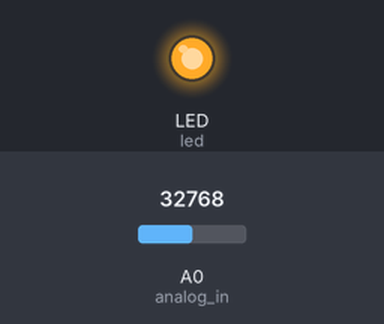
Bench run of a program on a simulated CircuitPython board. Parts: output pins drawn as LEDs (lit = HIGH). The test bench sets the inputs (shaded band); at power-on: A0 (analog_in) = 32768 (analog values on the 0–65535 scale).

Above: at 1.2 s.
1.3 s: A0 (analog_in) set to 7864
At 1.9 s:
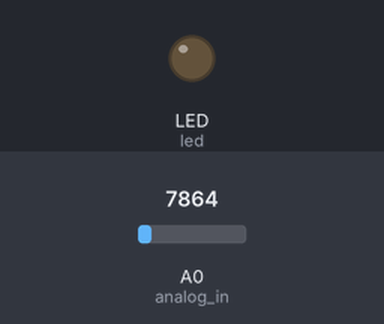
4.8 s: A0 (analog_in) set to 0
Timing chart, 0 to 5.2 s (numbered marks = the images above; inputs shaded):
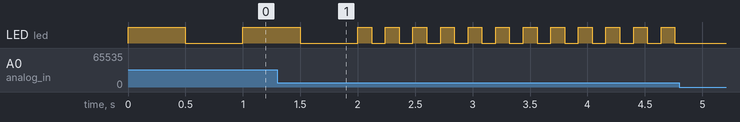

Measured:
- by itself, LED (led): repeats every 0.24 s: HIGH 0.12 s, LOW 0.12 s

The program:

code.py
```python
import board
import time
from analogio import AnalogIn
from digitalio import DigitalInOut, Direction

analog_in = AnalogIn(board.A0)
led = DigitalInOut(board.LED)
led.direction = Direction.OUTPUT


while True:
  # analong input give a value from 0 - 65536 (this can also be written as 2**16)
  val = analog_in.value

  # lets scale it that to be a fraction of a second
  seconds = val / 65536

  # blink the LED using the potentiometer value to set the rate
  led.value = True
  time.sleep(seconds)
  led.value = False
  time.sleep(seconds)
```
